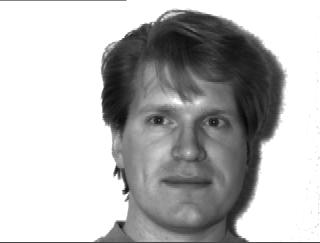
#> input picture data_new/subject01.centerlight_frame_1.jpg, 320 x 243 px
$ jupyter execute process.ipynb
#> lines starting #> are read from the running program, lines starting #| are printed output that depends on the picture
[cell 1]
import cv2
import numpy as np
import matplotlib.pyplot as plt

[cell 2]
import cv2
import numpy as np
from scipy.ndimage import gaussian_laplace, sobel, distance_transform_edt

class ImageFilter:
    def __init__(self, image_path):
        # Load the image in grayscale
        self.image = cv2.imread(image_path, cv2.IMREAD_GRAYSCALE)
#> self.image is the input picture: shape (243, 320); min 7, max 255, mean 184.4

    def gaussian_high_pass(self, sigma=2):
        """
        Applies a Gaussian High-Pass filter by subtracting a Gaussian-blurred version from the original.
        """
        low_pass = cv2.GaussianBlur(self.image, (0, 0), sigma)
        high_pass = cv2.subtract(self.image, low_pass)
        return high_pass

    def local_intensity_normalized_high_pass(self, sigma=2):
        """
        Applies a Local Intensity-Normalized High-Pass filter.
        """
        low_pass = cv2.GaussianBlur(self.image, (0, 0), sigma)
        high_pass = self.image - low_pass
        norm_high_pass = cv2.normalize(high_pass, None, 0, 255, cv2.NORM_MINMAX)
        return norm_high_pass

    def distance_transformed_edge_map(self):
        """
        Applies a Distance-Transformed Edge Map filter.
        """
        # Apply edge detection
        edges = cv2.Canny(self.image, 100, 200)
        # Perform distance transform on the edges
        dist_transform = distance_transform_edt(edges)
        # Normalize the result for visualization
        dist_transform = cv2.normalize(dist_transform, None, 0, 255, cv2.NORM_MINMAX)
        return dist_transform.astype(np.uint8)

    def laplacian_of_gaussian(self, sigma=2):
        """
        Applies the Laplacian-of-Gaussian (LoG) filter.
        """
        log_image = gaussian_laplace(self.image, sigma=sigma)
        # Scale and convert to 8-bit for visualization
        log_image = cv2.normalize(log_image, None, 0, 255, cv2.NORM_MINMAX)
        return log_image.astype(np.uint8)

    def directional_grey_scale_derivatives(self):
        """
        Computes directional grayscale derivatives using Sobel operators.
        """
        # Calculate Sobel derivatives
        sobel_x = sobel(self.image, axis=0, mode='reflect')
        sobel_y = sobel(self.image, axis=1, mode='reflect')
        # Combine gradients
        magnitude = np.sqrt(sobel_x**2 + sobel_y**2)
        magnitude = cv2.normalize(magnitude, None, 0, 255, cv2.NORM_MINMAX)
        return magnitude.astype(np.uint8)

[cell 3]
def process_img(img):

    im = ImageFilter(img)
    im1 = None
    im2 = im.distance_transformed_edge_map()
#> in distance_transformed_edge_map, `edges = cv2.Canny(self.image, 100, 200)`:
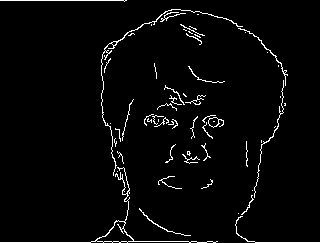
#> edges: shape (243, 320); 3% white in thin lines or dots
#> in distance_transformed_edge_map, `dist_transform = distance_transform_edt(edges)`: dist_transform: shape (243, 320) float64; values 0 (black) and 1 (white), 3% white in thin lines or dots
#> in distance_transformed_edge_map, `dist_transform = cv2.normalize(dist_transform, None, 0, 255, cv2.NORM_..`: dist_transform: shape (243, 320) float64; 3% white in thin lines or dots
    im3 = im.gaussian_high_pass(2)
#> in gaussian_high_pass, `low_pass = cv2.GaussianBlur(self.image, (0, 0), sigma)`:
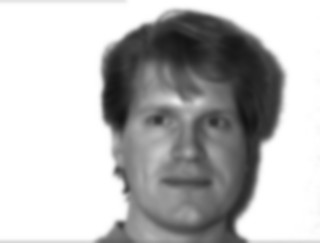
#> low_pass: shape (243, 320); min 18, max 255, mean 184.7
#> in gaussian_high_pass, `high_pass = cv2.subtract(self.image, low_pass)`:
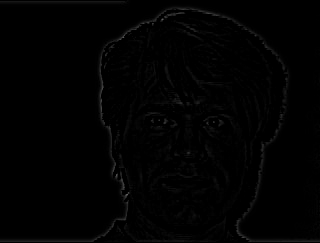
#> high_pass: shape (243, 320); min 0, max 101, mean 1.8
    im4 = im.laplacian_of_gaussian(2)
#> in laplacian_of_gaussian, `log_image = gaussian_laplace(self.image, sigma=sigma)`:
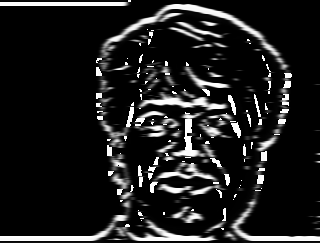
#> log_image: shape (243, 320); min 0, max 255, mean 31.1
    im5 = im.local_intensity_normalized_high_pass(2)
#> in local_intensity_normalized_high_pass, `high_pass = self.image - low_pass`:
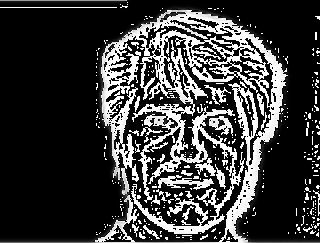
#> high_pass: shape (243, 320); min 0, max 255, mean 59.3

$ run again, with data_new/subject03.centerlight_frame_1.jpg copied over data_new/subject01.centerlight_frame_1.jpg
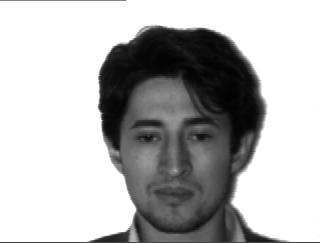
#> input picture data_new/subject03.centerlight_frame_1.jpg, 320 x 243 px
#> in __init__, self.image is the input picture: shape (243, 320); min 1, max 255, mean 181.5
#> in distance_transformed_edge_map, `edges = cv2.Canny(self.image, 100, 200)`:
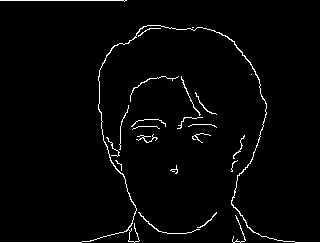
#> edges: shape (243, 320); 2.3% white in thin lines or dots
#> in local_intensity_normalized_high_pass, `high_pass = self.image - low_pass`:
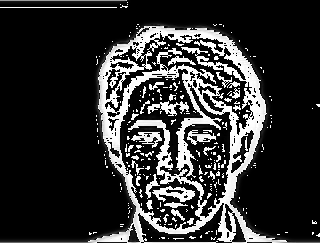
#> high_pass: shape (243, 320); min 0, max 255, mean 48.8

$ run again, with data_new/subject05.centerlight_frame_1.jpg copied over data_new/subject01.centerlight_frame_1.jpg
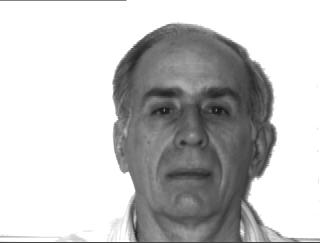
#> input picture data_new/subject05.centerlight_frame_1.jpg, 320 x 243 px
#> in __init__, self.image is the input picture: shape (243, 320); min 15, max 255, mean 196
#> in distance_transformed_edge_map, `edges = cv2.Canny(self.image, 100, 200)`:
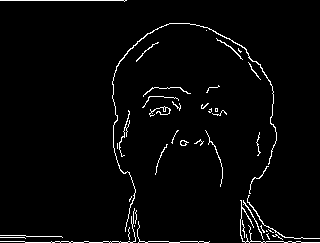
#> edges: shape (243, 320); 2.8% white in thin lines or dots
#> in local_intensity_normalized_high_pass, `high_pass = self.image - low_pass`:
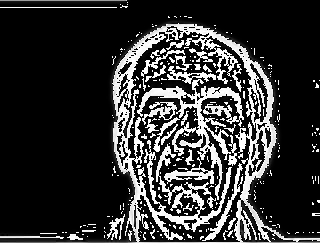
#> high_pass: shape (243, 320); min 0, max 255, mean 51.3

$ run again, with data_new/subject06.centerlight_frame_1.jpg copied over data_new/subject01.centerlight_frame_1.jpg
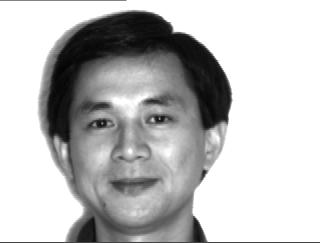
#> input picture data_new/subject06.centerlight_frame_1.jpg, 320 x 243 px
#> in __init__, self.image is the input picture: shape (243, 320); min 3, max 255, mean 189.8
#> in distance_transformed_edge_map, `edges = cv2.Canny(self.image, 100, 200)`:
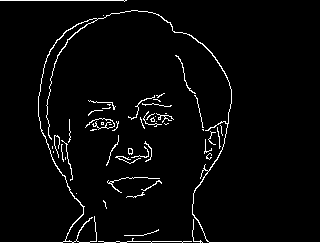
#> edges: shape (243, 320); 3.3% white in thin lines or dots
#> in local_intensity_normalized_high_pass, `high_pass = self.image - low_pass`:
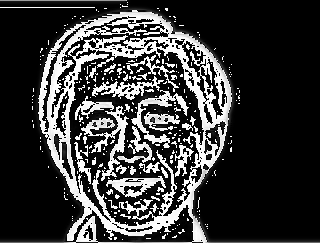
#> high_pass: shape (243, 320); min 0, max 255, mean 57.6
